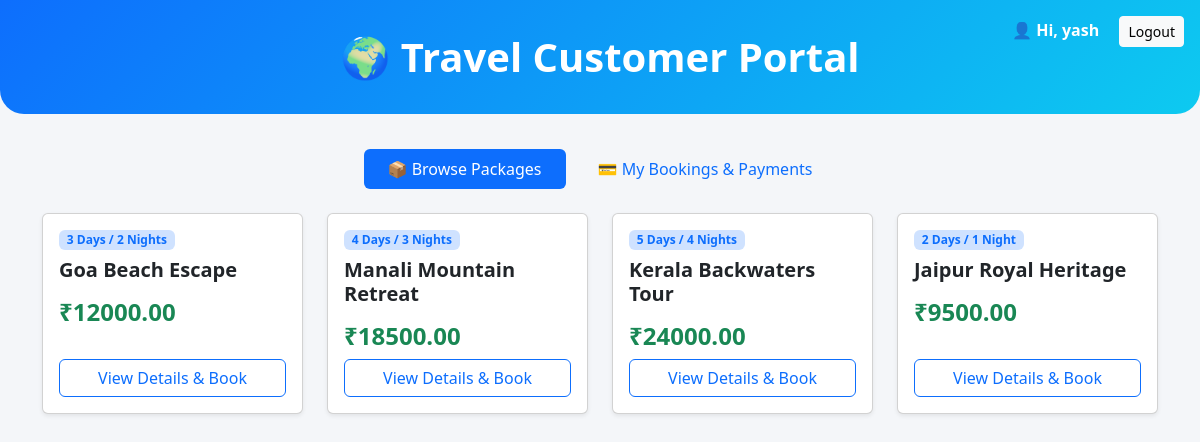
Screenshot of / (signed in) with the database file from the repository.
### tables this page shows
CREATE TABLE bookings (
        id INTEGER PRIMARY KEY AUTOINCREMENT,
        booking_id TEXT UNIQUE NOT NULL,
        username TEXT NOT NULL,
        package_id INTEGER NOT NULL,
        amount_due REAL NOT NULL,
        payment_status TEXT NOT NULL,
        FOREIGN KEY (package_id) REFERENCES packages(id),
        FOREIGN KEY (username) REFERENCES users(username)
    );

CREATE TABLE packages (
        id INTEGER PRIMARY KEY AUTOINCREMENT,
        destination TEXT NOT NULL,
        price REAL NOT NULL,
        duration TEXT NOT NULL,
        itinerary TEXT NOT NULL
    );

### app.py (the view)
@app.route('/')
def home():
    if 'username' not in session:
        return redirect(url_for('login'))
    packages = PackageDAO.get_all_packages()
    bookings = BookingDAO.get_bookings_by_user(session['username'])
    return render_template('index.html', packages=packages, bookings=bookings, username=session['username'])

### database/booking_dao.py (called while the page is built)
    @staticmethod
    def get_bookings_by_user(username):
        conn = get_connection()
        cursor = conn.cursor()
        sql = """
        SELECT b.booking_id, b.package_id, p.destination, b.amount_due, b.payment_status
        FROM bookings b
        JOIN packages p ON b.package_id = p.id
        WHERE b.username = ?;
        """
        cursor.execute(sql, (username,))
        rows = cursor.fetchall()
        conn.close()
        return [Booking(r['booking_id'], r['package_id'], r['destination'], r['amount_due'], r['payment_status']) for r in rows]

### database/db_connection.py (called while the page is built)
def get_connection():
    conn = sqlite3.connect(DB_NAME)
    conn.row_factory = sqlite3.Row
    return conn

### database/package_dao.py (called while the page is built)
    @staticmethod
    def get_all_packages():
        conn = get_connection()
        cursor = conn.cursor()
        cursor.execute("SELECT * FROM packages;")
        rows = cursor.fetchall()
        conn.close()
        return [Package(r['id'], r['destination'], r['price'], r['duration'], r['itinerary']) for r in rows]

### templates/index.html (shortened to what this page needs)
<!DOCTYPE html>
<html lang="en">
<head>
    <link href="https://cdn.jsdelivr.net/npm/bootstrap@5.3.0/dist/css/bootstrap.min.css" rel="stylesheet">
</head>
<body>
<div class="hero position-relative">
    <div class="position-absolute top-0 end-0 p-3">
        <span class="me-3 fw-bold">👤 Hi, {{ username }}</span>
        <a href="/logout" class="btn btn-sm btn-light">Logout</a>
    </div>
    <h1 class="fw-bold mt-2">🌍 Travel Customer Portal</h1>
</div>
<div class="container mb-5">
    <ul class="nav nav-pills justify-content-center mb-4">
        <li class="nav-item">
            <button class="nav-link active px-4" data-bs-toggle="pill" data-bs-target="#packagesTab">📦 Browse Packages</button>
        </li>
        <li class="nav-item ms-2">
            <button class="nav-link px-4" data-bs-toggle="pill" data-bs-target="#paymentsTab">💳 My Bookings & Payments</button>
        </li>
    </ul>
    <div class="tab-content">
        <div class="tab-pane fade show active" id="packagesTab">
            <div class="row g-4" id="packagesGrid">
                {% for p in packages %}
                <div class="col-md-3">
                    <div class="card pkg-card h-100 shadow-sm p-3">
                        <span class="badge bg-primary-subtle text-primary mb-2 align-self-start">{{ p.duration }}</span>
                        <h5 class="fw-bold">{{ p.destination }}</h5>
                        <h4 class="text-success fw-bold my-2">₹{{ "%.2f"|format(p.price) }}</h4>
                        <button class="btn btn-outline-primary mt-auto w-100" onclick="viewItinerary({{ p.id }}, '{{ p.destination }}', `{{ p.itinerary }}`)">View Details & Book</button>
                    </div>
                </div>
                {% endfor %}
            </div>
        </div>
    </div>
</div>
</body>
</html>

### templates/index.html (style rules this page uses)
body { background-color: #f4f6f9; font-family: system-ui, sans-serif; }
.hero { background: linear-gradient(135deg, #0d6efd, #0dcaf0); color: white; padding: 25px 20px; text-align: center; border-radius: 0 0 24px 24px; margin-bottom: 35px; }

### rows the page displays
bookings: username "yash"
packages: duration "3 Days / 2 Nights", destination "Goa Beach Escape", price "12000.00"
packages: duration "4 Days / 3 Nights", destination "Manali Mountain Retreat", price "18500.00"
packages: duration "5 Days / 4 Nights", destination "Kerala Backwaters Tour", price "24000.00"
packages: duration "2 Days / 1 Night", destination "Jaipur Royal Heritage", price "9500.00"
